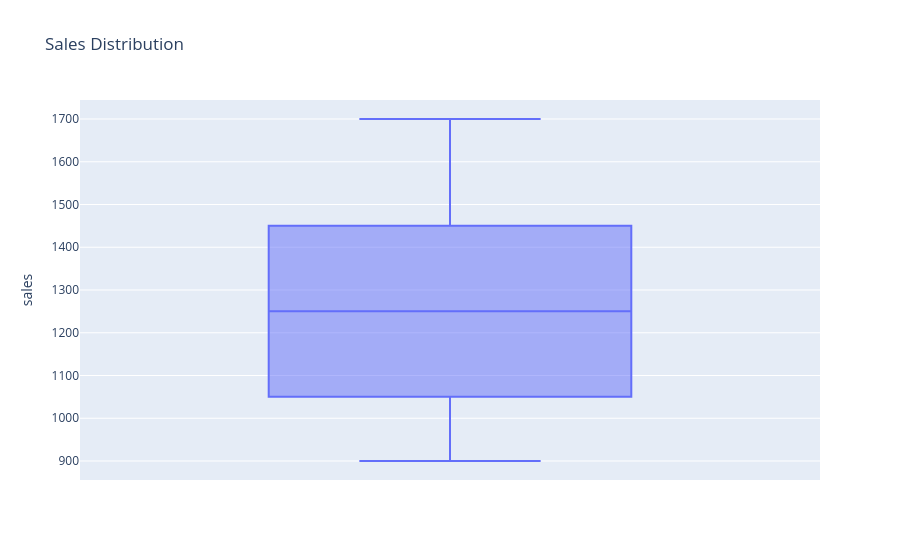

This figure's notebook cell:
### Markdown cell above
18) Create a **box plot** for the `sales` column using either Pandas or Plotly to inspect its distribution.

### Code cell
fig = px.box(
    sales,
    y='sales',
    title='Sales Distribution'
)

fig.show()

### Figure 1 — Plotly figure (JSON) as saved in the notebook; plotly's stock layout.template omitted (floating-point values rounded to 4 significant figures)
{"data": [{"alignmentgroup": "True", "hovertemplate": "sales=%{y}<extra></extra>", "legendgroup": "", "marker": {"color": "#636efa"}, "name": "", "notched": false, "offsetgroup": "", "orientation": "v", "showlegend": false, "type": "box", "x0": " ", "xaxis": "x", "y": [1200, 900, 1500, 1100, 1300, 1000, 1700, 1400], "y0": " ", "yaxis": "y"}], "layout": {"boxmode": "group", "legend": {"tracegroupgap": 0}, "title": {"text": "Sales Distribution"}, "xaxis": {"anchor": "y", "domain": [0, 1]}, "yaxis": {"anchor": "x", "domain": [0, 1], "title": {"text": "sales"}}}}
